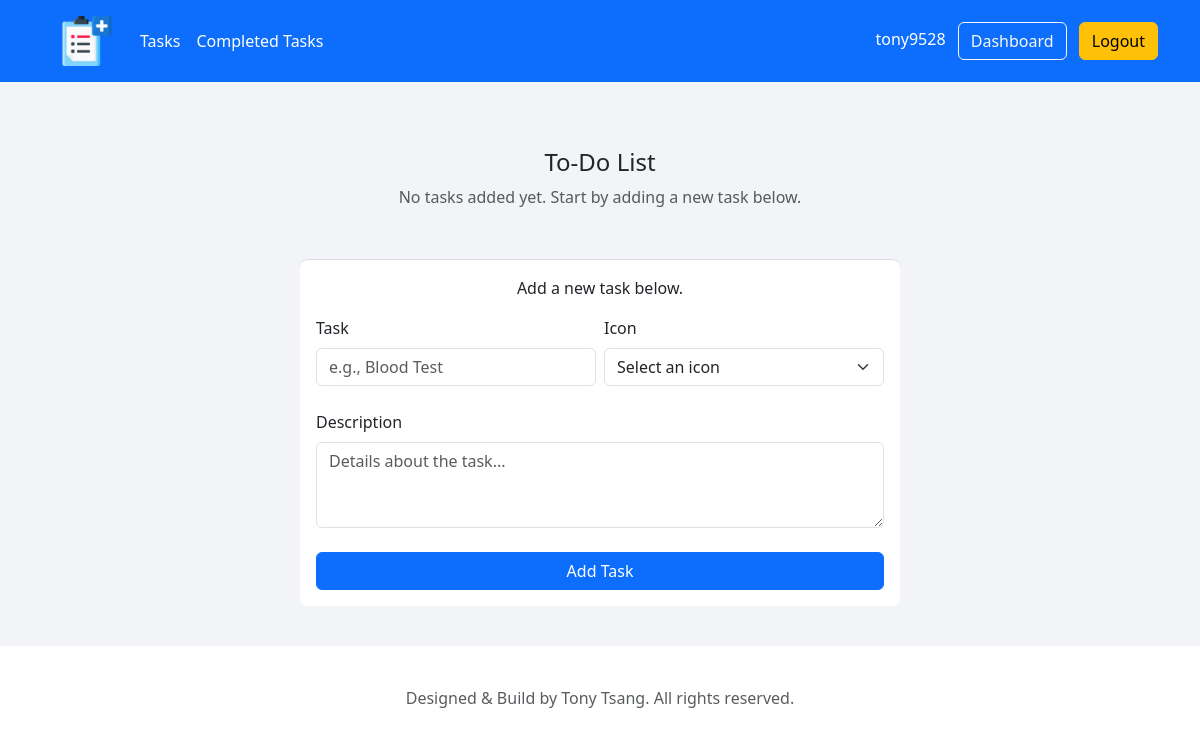
Page /tasks (signed in) on the earlier database version.
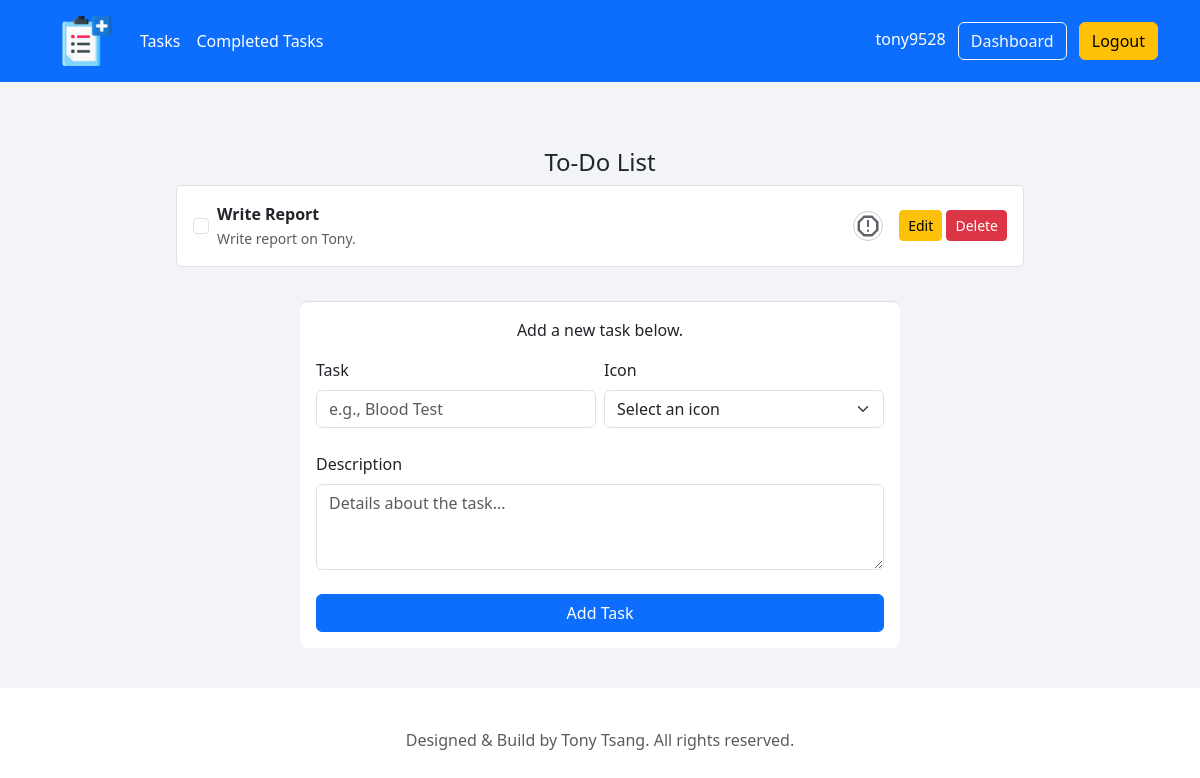
Same page on the later database version.
### tables this page shows
CREATE TABLE "tasks"(
    "id" INTEGER PRIMARY KEY AUTOINCREMENT,
    "task_name" TEXT NOT NULL,
    "task_content" TEXT,
    "task_icon" TEXT NOT NULL,
    "active" INTEGER NOT NULL check(active = 1 OR active = 0),
    "user_id" INTEGER NOT NULL,
    FOREIGN KEY ("user_id") REFERENCES "users" ("id")
);

### webapp_prototype/portfolio/routes.py (the view, shortened to what this page needs)
@app.route('/tasks', methods = ['GET', 'POST'])
def tasks():
    if not session.get("user_id"):
        flash("Please login first", "warning")
        return redirect(url_for('login'))
    user_id = session["user_id"]
    username = session["username"]
    icons = [ "Prescription Request", "Patient Communication","Sick Notes", "Referral Letters", "Medical Reports", "Review Results" ]
    sql = "SELECT * FROM tasks WHERE user_id = :user_id AND active = :active"
    sql = text(sql)
    user_tasks = db.engine.connect().execute(sql, {'user_id': user_id, 'active': 1}).fetchall()
    return render_template("tasks.html", username=username, icons=icons, user_tasks=user_tasks)

### webapp_prototype/portfolio/templates/tasks.html (shortened to what this page needs)
{% extends "layout.html" %}
{% block content %}
<div class="container">
    <div class="text-center skills-container">
        <h1 class="h4 mb-2 fw-normal">To-Do List</h1>
        <div class="container text-center px-3 gy-3">
            {% if user_tasks %}
                <div class="list-group">
                    {% for row in user_tasks %}
                        <div class="list-group-item d-flex align-items-center justify-content-between p-3">
                            <form action="{{ url_for('toggle_task', id=row.id) }}" method="POST" class="d-inline">
                                <input type="checkbox" class="form-check-input me-2"  onchange="this.form.submit();">
                            </form>
                            <div class="text-start flex-grow-1">
                                <p class="mb-0 fw-bold">
                                    {{ row.task_name }}
                                </p>
                                <small class="text-muted">
                                    {{ row.task_content }}
                                </small>
                            </div>
                            <img class="skill-icon ms-3" src="{{ url_for('static', filename='img/' + (row.task_icon if row.task_icon else 'default') + '.png') }}" width="30" height="30">
                            <div class="ms-3">
                                <a href="{{ url_for('edit_task', id=row.id) }}" class="btn btn-sm btn-warning">Edit</a>
                                <form action="{{ url_for('delete_task', id=row.id) }}" method="POST" style="display: inline;">
                                    <button type="submit" class="btn btn-sm btn-danger" onclick="return confirm('Are you sure?');">Delete</button>
                                </form>
                            </div>
                        </div>
                    {% endfor %}
                </div>
            {% else %}
                <p class="text-muted">No tasks added yet. Start by adding a new task below.</p>
            {% endif %}
        </div>
    </div>
    <div class="container text-left form-container mt-4">
        <p class="text-center">Add a new task below.</p>
        <form action="/tasks" method="POST" class="row g-2">
            <div class="mb-3 col-md-6">
                <label for="task_name" class="form-label">Task</label>
                <input type="text" name="task_name" class="form-control" placeholder="e.g., Blood Test" required>
            </div>
            <div class="mb-3 col-md-6">
                <label for="task_icon" class="form-label">Icon</label>
                <select name="task_icon" class="form-select" required>
                    <option disabled selected="">Select an icon</option>
                </select>
            </div>
            <div class="mb-3">
                <label for="task_content" class="form-label">Description</label>
                <textarea id="task_content" name="task_content" class="form-control" rows="3" placeholder="Details about the task..."></textarea>
            </div>
            <div class="d-grid gap-2">
                <button type="submit" class="btn btn-primary">Add Task</button>
            </div>
        </form>
    </div>
</div>
{% endblock content %}

### webapp_prototype/portfolio/templates/layout.html (shortened to what this page needs)
<!DOCTYPE html>
<html>
<head>
  <link href="https://cdn.jsdelivr.net/npm/bootstrap@5.3.3/dist/css/bootstrap.min.css" rel="stylesheet">
  <link href="https://cdn.jsdelivr.net/npm/quill@2.0.3/dist/quill.snow.css" rel="stylesheet" />
  <link rel="stylesheet" type="text/css" href="{{url_for('static',filename='css/style.css')}}">
</head>
<body>
    <header class="p-3 bg-primary text-white">
        <div class="container">
          <div class="d-flex flex-wrap align-items-center justify-content-center justify-content-lg-start">
            <a href="{{url_for('login')}}" class="d-flex align-items-center mb-2 mb-lg-0 text-white text-decoration-none">
              <img id="header-icon" src="{{url_for('static',filename='img/CTM_icon.png')}}">
            </a>
              <ul class="nav col-12 col-lg-auto me-lg-auto mb-2 justify-content-center mb-md-0">
                <li><a href="{{url_for('tasks')}}" class="nav-link px-2 text-white">Tasks</a></li>
                <li><a href="{{url_for('completed_tasks')}}" class="nav-link px-2 text-white">Completed Tasks</a></li>
              </ul>
            <div class="text-end">
              <span class="px-2 text-white">{{username}}</span>
              <a href="{{url_for('dashboard')}}"><button type="button" class="btn btn-outline-light me-2">Dashboard</button></a>
              <form action="{{ url_for('logout')}}" method="POST" style="display: inline;">
                <button type="submit" class="btn btn-warning">Logout</button>
              </form>
            </div>
          </div>
        </div>
      </header>
    <main>
        {% block content %}
        {% endblock %}
    </main>
    <footer class="py-3 my-4">
      <p class="text-center text-body-secondary">Designed & Build by Tony Tsang. All rights reserved.</p>
    </footer>
</body>
</html>

### webapp_prototype/portfolio/static/css/style.css (style rules this page uses)
#header-icon { height: 50px; padding: 0px 20px; }
a { color:#00ADB5; text-decoration: none; }
html { scroll-behavior: smooth; }
main { display: -ms-flexbox; display: -webkit-box; display: flex; -ms-flex-align: center; -ms-flex-pack: center; -webkit-box-align: center; align-items: center; -webkit-box-pack: center; justify-content: center; padding-top: 40px; padding-bottom: 40px; background-color: #f2f4f7; }
.form-container { background-color: #fff; border-radius: 8px; border-top: 1px solid #dadde1; box-sizing: border-box; padding: 16px; position: relative; width: 600px; }
.skills-container { max-width: 900px; padding: 10px; margin: 16px auto; }
.skill-icon { max-width: 100px; }

### webapp_prototype/portfolio/templates/tasks.html (style rules this page uses)
.skill-icon { border-radius: 50%; border: 1px solid #ccc; }

Differences in the rows shown:
now on this page (row edited): tasks: task_name "Write Report", task_content "Write report on Tony.", task_icon (picture)
Other differences:
text no longer shown: "No tasks added yet. Start by adding a new task below."
